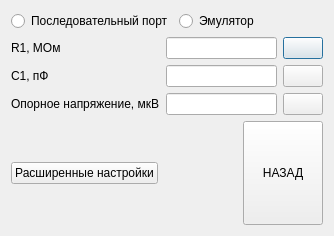
<?xml version="1.0" encoding="UTF-8"?>
<ui version="4.0">
 <class>Setup_equipment</class>
 <widget class="QDialog" name="Setup_equipment">
  <property name="geometry">
   <rect>
    <x>0</x>
    <y>0</y>
    <width>334</width>
    <height>236</height>
   </rect>
  </property>
  <property name="windowTitle">
   <string>Dialog</string>
  </property>
  <layout class="QGridLayout" name="gridLayout">
   <item row="0" column="0">
    <layout class="QVBoxLayout" name="verticalLayout_5">
     <item>
      <layout class="QVBoxLayout" name="verticalLayout_4">
       <item>
        <layout class="QHBoxLayout" name="horizontalLayout_3">
         <item>
          <widget class="QRadioButton" name="radioButton">
           <property name="text">
            <string>Последовательный порт</string>
           </property>
          </widget>
         </item>
         <item>
          <widget class="QRadioButton" name="radioButton_2">
           <property name="text">
            <string>Эмулятор</string>
           </property>
          </widget>
         </item>
        </layout>
       </item>
       <item>
        <layout class="QHBoxLayout" name="horizontalLayout_2">
         <item>
          <layout class="QHBoxLayout" name="horizontalLayout">
           <item>
            <layout class="QVBoxLayout" name="verticalLayout_2">
             <item>
              <widget class="QLabel" name="label">
               <property name="text">
                <string>R1, МОм</string>
               </property>
              </widget>
             </item>
             <item>
              <widget class="QLabel" name="label_2">
               <property name="text">
                <string>С1, пФ</string>
               </property>
              </widget>
             </item>
             <item>
              <widget class="QLabel" name="label_3">
               <property name="text">
                <string>Опорное напряжение, мкВ</string>
               </property>
              </widget>
             </item>
            </layout>
           </item>
           <item>
            <layout class="QVBoxLayout" name="verticalLayout">
             <item>
              <widget class="QLineEdit" name="lineEdit"/>
             </item>
             <item>
              <widget class="QLineEdit" name="lineEdit_2"/>
             </item>
             <item>
              <widget class="QLineEdit" name="lineEdit_3"/>
             </item>
            </layout>
           </item>
          </layout>
         </item>
         <item>
          <layout class="QVBoxLayout" name="verticalLayout_3">
           <item>
            <widget class="QPushButton" name="pushButton_2">
             <property name="sizePolicy">
              <sizepolicy hsizetype="Preferred" vsizetype="Preferred">
               <horstretch>0</horstretch>
               <verstretch>0</verstretch>
              </sizepolicy>
             </property>
             <property name="text">
              <string/>
             </property>
             <property name="icon">
              <iconset resource="myres.qrc">
               <normaloff>:/images/keyboard_icon-icons.com_71162.png</normaloff>:/images/keyboard_icon-icons.com_71162.png</iconset>
             </property>
            </widget>
           </item>
           <item>
            <widget class="QPushButton" name="pushButton_3">
             <property name="sizePolicy">
              <sizepolicy hsizetype="Preferred" vsizetype="Preferred">
               <horstretch>0</horstretch>
               <verstretch>0</verstretch>
              </sizepolicy>
             </property>
             <property name="text">
              <string/>
             </property>
             <property name="icon">
              <iconset resource="myres.qrc">
               <normaloff>:/images/keyboard_icon-icons.com_71162.png</normaloff>:/images/keyboard_icon-icons.com_71162.png</iconset>
             </property>
            </widget>
           </item>
           <item>
            <widget class="QPushButton" name="pushButton_4">
             <property name="sizePolicy">
              <sizepolicy hsizetype="Preferred" vsizetype="Preferred">
               <horstretch>0</horstretch>
               <verstretch>0</verstretch>
              </sizepolicy>
             </property>
             <property name="text">
              <string/>
             </property>
             <property name="icon">
              <iconset resource="myres.qrc">
               <normaloff>:/images/keyboard_icon-icons.com_71162.png</normaloff>:/images/keyboard_icon-icons.com_71162.png</iconset>
             </property>
            </widget>
           </item>
          </layout>
         </item>
        </layout>
       </item>
      </layout>
     </item>
     <item>
      <layout class="QHBoxLayout" name="horizontalLayout_4">
       <item>
        <widget class="QPushButton" name="pushButton_5">
         <property name="sizePolicy">
          <sizepolicy hsizetype="Preferred" vsizetype="Fixed">
           <horstretch>0</horstretch>
           <verstretch>0</verstretch>
          </sizepolicy>
         </property>
         <property name="text">
          <string>Расширенные настройки</string>
         </property>
        </widget>
       </item>
       <item>
        <spacer name="horizontalSpacer">
         <property name="orientation">
          <enum>Qt::Horizontal</enum>
         </property>
         <property name="sizeHint" stdset="0">
          <size>
           <width>40</width>
           <height>20</height>
          </size>
         </property>
        </spacer>
       </item>
       <item>
        <widget class="QPushButton" name="pushButton">
         <property name="sizePolicy">
          <sizepolicy hsizetype="Expanding" vsizetype="Expanding">
           <horstretch>0</horstretch>
           <verstretch>0</verstretch>
          </sizepolicy>
         </property>
         <property name="text">
          <string>НАЗАД</string>
         </property>
        </widget>
       </item>
      </layout>
     </item>
    </layout>
   </item>
  </layout>
 </widget>
 <resources>
  <include location="myres.qrc"/>
 </resources>
 <connections/>
</ui>
